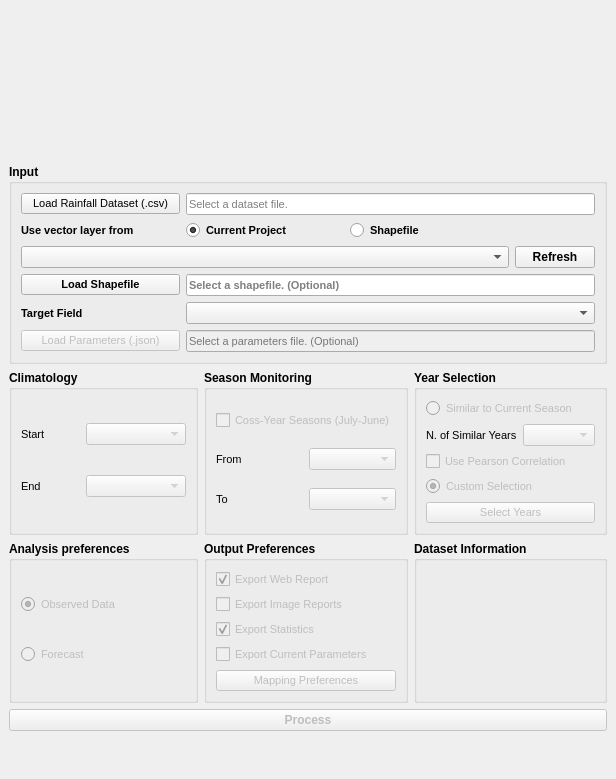
<?xml version="1.0" encoding="UTF-8"?>
<ui version="4.0">
 <class>QSMPGDialogBase</class>
 <widget class="QDialog" name="QSMPGDialogBase">
  <property name="geometry">
   <rect>
    <x>0</x>
    <y>0</y>
    <width>616</width>
    <height>779</height>
   </rect>
  </property>
  <property name="sizePolicy">
   <sizepolicy hsizetype="Minimum" vsizetype="Minimum">
    <horstretch>0</horstretch>
    <verstretch>0</verstretch>
   </sizepolicy>
  </property>
  <property name="windowTitle">
   <string>Seasonal Monitoring and Probability Generator</string>
  </property>
  <property name="sizeGripEnabled">
   <bool>false</bool>
  </property>
  <layout class="QGridLayout" name="gridLayout">
   <property name="leftMargin">
    <number>0</number>
   </property>
   <property name="topMargin">
    <number>0</number>
   </property>
   <property name="rightMargin">
    <number>0</number>
   </property>
   <property name="bottomMargin">
    <number>0</number>
   </property>
   <property name="spacing">
    <number>0</number>
   </property>
   <item row="0" column="0">
    <widget class="QLabel" name="banner">
     <property name="maximumSize">
      <size>
       <width>616</width>
       <height>77</height>
      </size>
     </property>
     <property name="text">
      <string/>
     </property>
     <property name="textFormat">
      <enum>Qt::AutoText</enum>
     </property>
     <property name="pixmap">
      <pixmap>banner.png</pixmap>
     </property>
     <property name="scaledContents">
      <bool>true</bool>
     </property>
     <property name="wordWrap">
      <bool>false</bool>
     </property>
    </widget>
   </item>
   <item row="1" column="0">
    <widget class="QWidget" name="root" native="true">
     <property name="sizePolicy">
      <sizepolicy hsizetype="Minimum" vsizetype="Fixed">
       <horstretch>0</horstretch>
       <verstretch>0</verstretch>
      </sizepolicy>
     </property>
     <layout class="QGridLayout" name="gridLayout_6">
      <item row="1" column="2">
       <widget class="QGroupBox" name="yearSelectionGroup">
        <property name="enabled">
         <bool>true</bool>
        </property>
        <property name="font">
         <font>
          <pointsize>9</pointsize>
          <weight>75</weight>
          <bold>true</bold>
         </font>
        </property>
        <property name="title">
         <string>Year Selection</string>
        </property>
        <layout class="QGridLayout" name="gridLayout_8">
         <item row="1" column="0">
          <widget class="QLabel" name="simyrlabel">
           <property name="font">
            <font>
             <pointsize>8</pointsize>
             <weight>50</weight>
             <bold>false</bold>
            </font>
           </property>
           <property name="text">
            <string>N. of Similar Years</string>
           </property>
          </widget>
         </item>
         <item row="0" column="0" colspan="2">
          <widget class="QRadioButton" name="similarYearsRadioButton">
           <property name="enabled">
            <bool>false</bool>
           </property>
           <property name="font">
            <font>
             <pointsize>8</pointsize>
             <weight>50</weight>
             <bold>false</bold>
            </font>
           </property>
           <property name="text">
            <string>Similar to Current Season</string>
           </property>
           <property name="checked">
            <bool>false</bool>
           </property>
          </widget>
         </item>
         <item row="2" column="0" colspan="2">
          <widget class="QCheckBox" name="usePearsonCheckBox">
           <property name="enabled">
            <bool>false</bool>
           </property>
           <property name="font">
            <font>
             <pointsize>8</pointsize>
             <weight>50</weight>
             <bold>false</bold>
            </font>
           </property>
           <property name="text">
            <string>Use Pearson Correlation</string>
           </property>
          </widget>
         </item>
         <item row="3" column="0" colspan="2">
          <widget class="QRadioButton" name="customYearsRadioButton">
           <property name="enabled">
            <bool>false</bool>
           </property>
           <property name="font">
            <font>
             <pointsize>8</pointsize>
             <weight>50</weight>
             <bold>false</bold>
            </font>
           </property>
           <property name="text">
            <string>Custom Selection</string>
           </property>
           <property name="checked">
            <bool>true</bool>
           </property>
          </widget>
         </item>
         <item row="1" column="1">
          <widget class="QComboBox" name="similarYearsComboBox">
           <property name="enabled">
            <bool>false</bool>
           </property>
           <property name="font">
            <font>
             <pointsize>8</pointsize>
             <weight>50</weight>
             <bold>false</bold>
            </font>
           </property>
          </widget>
         </item>
         <item row="4" column="0" colspan="2">
          <widget class="QPushButton" name="selectYearsButton">
           <property name="enabled">
            <bool>false</bool>
           </property>
           <property name="font">
            <font>
             <pointsize>8</pointsize>
             <weight>50</weight>
             <bold>false</bold>
            </font>
           </property>
           <property name="text">
            <string>Select Years</string>
           </property>
          </widget>
         </item>
        </layout>
       </widget>
      </item>
      <item row="1" column="0">
       <widget class="QGroupBox" name="climatologyGroup">
        <property name="enabled">
         <bool>true</bool>
        </property>
        <property name="font">
         <font>
          <pointsize>9</pointsize>
          <weight>75</weight>
          <bold>true</bold>
         </font>
        </property>
        <property name="title">
         <string>Climatology</string>
        </property>
        <layout class="QGridLayout" name="gridLayout_3">
         <item row="1" column="0">
          <widget class="QLabel" name="climendlabel">
           <property name="font">
            <font>
             <pointsize>8</pointsize>
             <weight>50</weight>
             <bold>false</bold>
            </font>
           </property>
           <property name="text">
            <string>End</string>
           </property>
          </widget>
         </item>
         <item row="0" column="2">
          <widget class="QComboBox" name="climatologyStartComboBox">
           <property name="enabled">
            <bool>false</bool>
           </property>
           <property name="font">
            <font>
             <pointsize>8</pointsize>
             <weight>50</weight>
             <bold>false</bold>
            </font>
           </property>
           <property name="minimumContentsLength">
            <number>10</number>
           </property>
          </widget>
         </item>
         <item row="0" column="0">
          <widget class="QLabel" name="climstartlabel">
           <property name="enabled">
            <bool>true</bool>
           </property>
           <property name="font">
            <font>
             <pointsize>8</pointsize>
             <weight>50</weight>
             <bold>false</bold>
            </font>
           </property>
           <property name="text">
            <string>Start</string>
           </property>
          </widget>
         </item>
         <item row="1" column="2">
          <widget class="QComboBox" name="climatologyEndComboBox">
           <property name="enabled">
            <bool>false</bool>
           </property>
           <property name="font">
            <font>
             <pointsize>8</pointsize>
             <weight>50</weight>
             <bold>false</bold>
            </font>
           </property>
           <property name="minimumContentsLength">
            <number>10</number>
           </property>
          </widget>
         </item>
        </layout>
       </widget>
      </item>
      <item row="2" column="0">
       <widget class="QGroupBox" name="analysisGroup">
        <property name="font">
         <font>
          <pointsize>9</pointsize>
          <weight>75</weight>
          <bold>true</bold>
         </font>
        </property>
        <property name="title">
         <string>Analysis preferences</string>
        </property>
        <layout class="QGridLayout" name="gridLayout_9">
         <item row="0" column="0">
          <widget class="QRadioButton" name="observedDataRadioButton">
           <property name="enabled">
            <bool>false</bool>
           </property>
           <property name="font">
            <font>
             <pointsize>8</pointsize>
             <weight>50</weight>
             <bold>false</bold>
            </font>
           </property>
           <property name="text">
            <string>Observed Data</string>
           </property>
           <property name="checked">
            <bool>true</bool>
           </property>
          </widget>
         </item>
         <item row="1" column="0">
          <widget class="QRadioButton" name="forecastRadioButton">
           <property name="enabled">
            <bool>false</bool>
           </property>
           <property name="font">
            <font>
             <pointsize>8</pointsize>
             <weight>50</weight>
             <bold>false</bold>
            </font>
           </property>
           <property name="text">
            <string>Forecast</string>
           </property>
          </widget>
         </item>
        </layout>
       </widget>
      </item>
      <item row="1" column="1">
       <widget class="QGroupBox" name="monitoringGroup">
        <property name="enabled">
         <bool>true</bool>
        </property>
        <property name="font">
         <font>
          <pointsize>9</pointsize>
          <weight>75</weight>
          <bold>true</bold>
         </font>
        </property>
        <property name="title">
         <string>Season Monitoring</string>
        </property>
        <layout class="QGridLayout" name="gridLayout_5">
         <item row="2" column="1">
          <widget class="QComboBox" name="seasonEndComboBox">
           <property name="enabled">
            <bool>false</bool>
           </property>
           <property name="font">
            <font>
             <pointsize>8</pointsize>
             <weight>50</weight>
             <bold>false</bold>
            </font>
           </property>
          </widget>
         </item>
         <item row="2" column="0">
          <widget class="QLabel" name="sesendlabel">
           <property name="font">
            <font>
             <pointsize>8</pointsize>
             <weight>50</weight>
             <bold>false</bold>
            </font>
           </property>
           <property name="text">
            <string>To</string>
           </property>
          </widget>
         </item>
         <item row="1" column="0">
          <widget class="QLabel" name="sestartlabel">
           <property name="font">
            <font>
             <pointsize>8</pointsize>
             <weight>50</weight>
             <bold>false</bold>
            </font>
           </property>
           <property name="text">
            <string>From</string>
           </property>
          </widget>
         </item>
         <item row="0" column="0" colspan="2">
          <widget class="QCheckBox" name="crossYearsCheckBox">
           <property name="enabled">
            <bool>false</bool>
           </property>
           <property name="font">
            <font>
             <pointsize>8</pointsize>
             <weight>50</weight>
             <bold>false</bold>
            </font>
           </property>
           <property name="text">
            <string>Coss-Year Seasons (July-June)</string>
           </property>
          </widget>
         </item>
         <item row="1" column="1">
          <widget class="QComboBox" name="seasonStartComboBox">
           <property name="enabled">
            <bool>false</bool>
           </property>
           <property name="font">
            <font>
             <pointsize>8</pointsize>
             <weight>50</weight>
             <bold>false</bold>
            </font>
           </property>
          </widget>
         </item>
        </layout>
       </widget>
      </item>
      <item row="0" column="0" colspan="3">
       <widget class="QGroupBox" name="inputGroup">
        <property name="sizePolicy">
         <sizepolicy hsizetype="Preferred" vsizetype="Maximum">
          <horstretch>0</horstretch>
          <verstretch>0</verstretch>
         </sizepolicy>
        </property>
        <property name="font">
         <font>
          <pointsize>9</pointsize>
          <weight>75</weight>
          <bold>true</bold>
         </font>
        </property>
        <property name="title">
         <string>Input</string>
        </property>
        <layout class="QGridLayout" name="gridLayout_2">
         <item row="7" column="0">
          <widget class="QPushButton" name="importParametersButton">
           <property name="enabled">
            <bool>false</bool>
           </property>
           <property name="font">
            <font>
             <pointsize>8</pointsize>
             <weight>50</weight>
             <bold>false</bold>
            </font>
           </property>
           <property name="text">
            <string>Load Parameters (.json)</string>
           </property>
          </widget>
         </item>
         <item row="0" column="0">
          <widget class="QPushButton" name="loadFileButton">
           <property name="font">
            <font>
             <pointsize>8</pointsize>
             <weight>50</weight>
             <bold>false</bold>
            </font>
           </property>
           <property name="text">
            <string>Load Rainfall Dataset (.csv)</string>
           </property>
          </widget>
         </item>
         <item row="5" column="0">
          <widget class="QLabel" name="label_2">
           <property name="font">
            <font>
             <pointsize>8</pointsize>
             <weight>75</weight>
             <bold>true</bold>
            </font>
           </property>
           <property name="text">
            <string>Target Field</string>
           </property>
          </widget>
         </item>
         <item row="1" column="0">
          <widget class="QLabel" name="label">
           <property name="font">
            <font>
             <pointsize>8</pointsize>
             <weight>75</weight>
             <bold>true</bold>
            </font>
           </property>
           <property name="text">
            <string>Use vector layer from</string>
           </property>
          </widget>
         </item>
         <item row="4" column="0">
          <widget class="QPushButton" name="loadShapefileButton">
           <property name="font">
            <font>
             <pointsize>8</pointsize>
             <weight>75</weight>
             <bold>true</bold>
            </font>
           </property>
           <property name="text">
            <string>Load Shapefile</string>
           </property>
          </widget>
         </item>
         <item row="1" column="1">
          <widget class="QRadioButton" name="useProjectLayerRadioButton">
           <property name="font">
            <font>
             <pointsize>8</pointsize>
             <weight>75</weight>
             <bold>true</bold>
            </font>
           </property>
           <property name="text">
            <string>Current Project</string>
           </property>
           <property name="checked">
            <bool>true</bool>
           </property>
          </widget>
         </item>
         <item row="0" column="1" colspan="3">
          <widget class="QLineEdit" name="datasetInputLineEdit">
           <property name="font">
            <font>
             <pointsize>8</pointsize>
             <weight>50</weight>
             <bold>false</bold>
            </font>
           </property>
           <property name="readOnly">
            <bool>true</bool>
           </property>
           <property name="placeholderText">
            <string>Select a dataset file.</string>
           </property>
          </widget>
         </item>
         <item row="1" column="2" colspan="2">
          <widget class="QRadioButton" name="useShapefileRadioButton">
           <property name="font">
            <font>
             <pointsize>8</pointsize>
             <weight>75</weight>
             <bold>true</bold>
            </font>
           </property>
           <property name="text">
            <string>Shapefile</string>
           </property>
          </widget>
         </item>
         <item row="4" column="1" colspan="3">
          <widget class="QLineEdit" name="shapefilePathLineEdit">
           <property name="font">
            <font>
             <pointsize>8</pointsize>
             <weight>75</weight>
             <bold>true</bold>
            </font>
           </property>
           <property name="readOnly">
            <bool>true</bool>
           </property>
           <property name="placeholderText">
            <string>Select a shapefile. (Optional)</string>
           </property>
          </widget>
         </item>
         <item row="5" column="1" colspan="3">
          <widget class="QComboBox" name="targetFieldComboBox">
           <property name="font">
            <font>
             <pointsize>8</pointsize>
             <weight>75</weight>
             <bold>true</bold>
            </font>
           </property>
           <property name="placeholderText">
            <string>Select the target field.</string>
           </property>
          </widget>
         </item>
         <item row="7" column="1" colspan="3">
          <widget class="QLineEdit" name="importParametersLineEdit">
           <property name="enabled">
            <bool>false</bool>
           </property>
           <property name="font">
            <font>
             <pointsize>8</pointsize>
             <weight>50</weight>
             <bold>false</bold>
            </font>
           </property>
           <property name="readOnly">
            <bool>true</bool>
           </property>
           <property name="placeholderText">
            <string>Select a parameters file. (Optional)</string>
           </property>
          </widget>
         </item>
         <item row="3" column="0" colspan="3">
          <widget class="QComboBox" name="mapSelectionComboBox">
           <property name="font">
            <font>
             <pointsize>8</pointsize>
             <weight>75</weight>
             <bold>true</bold>
            </font>
           </property>
           <property name="placeholderText">
            <string>Select a vector layer.</string>
           </property>
          </widget>
         </item>
         <item row="3" column="3">
          <widget class="QPushButton" name="refreshLayersPushButton">
           <property name="sizePolicy">
            <sizepolicy hsizetype="Fixed" vsizetype="Fixed">
             <horstretch>0</horstretch>
             <verstretch>0</verstretch>
            </sizepolicy>
           </property>
           <property name="text">
            <string>Refresh</string>
           </property>
          </widget>
         </item>
        </layout>
       </widget>
      </item>
      <item row="3" column="0" colspan="3">
       <widget class="QPushButton" name="processButton">
        <property name="enabled">
         <bool>false</bool>
        </property>
        <property name="font">
         <font>
          <pointsize>9</pointsize>
          <weight>75</weight>
          <bold>true</bold>
         </font>
        </property>
        <property name="text">
         <string>Process</string>
        </property>
       </widget>
      </item>
      <item row="2" column="1">
       <widget class="QGroupBox" name="outputGroupBox">
        <property name="font">
         <font>
          <pointsize>9</pointsize>
          <weight>75</weight>
          <bold>true</bold>
         </font>
        </property>
        <property name="title">
         <string>Output Preferences</string>
        </property>
        <layout class="QGridLayout" name="gridLayout_10">
         <item row="1" column="0">
          <widget class="QCheckBox" name="exportImagesCheckBox">
           <property name="enabled">
            <bool>false</bool>
           </property>
           <property name="font">
            <font>
             <pointsize>8</pointsize>
             <weight>50</weight>
             <bold>false</bold>
            </font>
           </property>
           <property name="text">
            <string>Export Image Reports</string>
           </property>
          </widget>
         </item>
         <item row="0" column="0">
          <widget class="QCheckBox" name="exportWebCheckBox">
           <property name="enabled">
            <bool>false</bool>
           </property>
           <property name="font">
            <font>
             <pointsize>8</pointsize>
             <weight>50</weight>
             <bold>false</bold>
            </font>
           </property>
           <property name="text">
            <string>Export Web Report</string>
           </property>
           <property name="checked">
            <bool>true</bool>
           </property>
          </widget>
         </item>
         <item row="2" column="0">
          <widget class="QCheckBox" name="exportStatsCheckBox">
           <property name="enabled">
            <bool>false</bool>
           </property>
           <property name="font">
            <font>
             <pointsize>8</pointsize>
             <weight>50</weight>
             <bold>false</bold>
            </font>
           </property>
           <property name="text">
            <string>Export Statistics</string>
           </property>
           <property name="checked">
            <bool>true</bool>
           </property>
          </widget>
         </item>
         <item row="4" column="0">
          <widget class="QCheckBox" name="exportParametersCheckBox">
           <property name="enabled">
            <bool>false</bool>
           </property>
           <property name="font">
            <font>
             <pointsize>8</pointsize>
             <weight>50</weight>
             <bold>false</bold>
            </font>
           </property>
           <property name="text">
            <string>Export Current Parameters</string>
           </property>
          </widget>
         </item>
         <item row="5" column="0">
          <widget class="QPushButton" name="mappingButton">
           <property name="enabled">
            <bool>false</bool>
           </property>
           <property name="font">
            <font>
             <pointsize>8</pointsize>
             <weight>50</weight>
             <bold>false</bold>
            </font>
           </property>
           <property name="text">
            <string>Mapping Preferences</string>
           </property>
          </widget>
         </item>
        </layout>
       </widget>
      </item>
      <item row="2" column="2">
       <widget class="QGroupBox" name="informationGroup">
        <property name="font">
         <font>
          <pointsize>9</pointsize>
          <weight>75</weight>
          <bold>true</bold>
         </font>
        </property>
        <property name="title">
         <string>Dataset Information</string>
        </property>
        <layout class="QGridLayout" name="gridLayout_11">
         <item row="0" column="0">
          <widget class="QLabel" name="datasetInfoLabel">
           <property name="font">
            <font>
             <pointsize>8</pointsize>
             <weight>50</weight>
             <bold>false</bold>
            </font>
           </property>
           <property name="text">
            <string/>
           </property>
          </widget>
         </item>
         <item row="1" column="0">
          <spacer name="verticalSpacer">
           <property name="orientation">
            <enum>Qt::Vertical</enum>
           </property>
           <property name="sizeHint" stdset="0">
            <size>
             <width>20</width>
             <height>40</height>
            </size>
           </property>
          </spacer>
         </item>
        </layout>
       </widget>
      </item>
     </layout>
    </widget>
   </item>
  </layout>
 </widget>
 <resources/>
 <connections/>
</ui>
